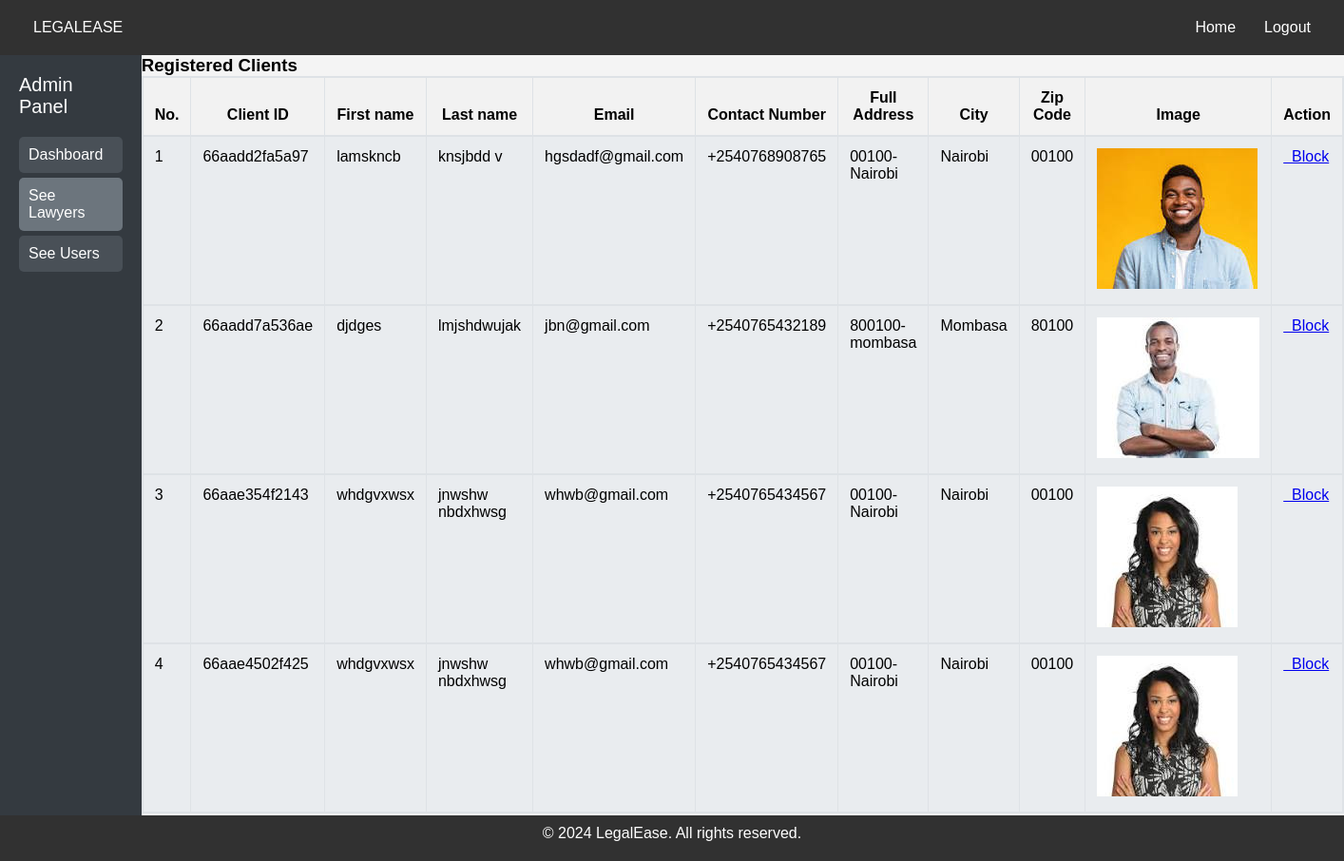
/admin_user.php (signed in), run on the app's committed database.
### tables this page shows
CREATE TABLE `participants` (
  `u_id` varchar(20) NOT NULL,
  `first_Name` varchar(50) NOT NULL,
  `last_Name` varchar(50) NOT NULL,
  `email` varchar(50) NOT NULL,
  `password` varchar(20) NOT NULL,
  `status` varchar(50) NOT NULL,
  `role` varchar(50) NOT NULL
);

CREATE TABLE `client` (
  `client_id` varchar(20) NOT NULL,
  `contact_number` varchar(15) NOT NULL,
  `full_address` varchar(200) NOT NULL,
  `city` varchar(40) NOT NULL,
  `zip_code` varchar(50) NOT NULL,
  `image` varchar(200) NOT NULL
);

### admin_user.php (the view, shortened to what this page needs)
<?php
	if($_SESSION['login']==TRUE AND $_SESSION['status']=='Active'){
	?>
<!doctype html>
<html lang="en">
<head>
    <link rel="stylesheet" href="css/styles.css">
    <link rel="stylesheet" href="css/media.css">
</head>
<body>
	<header>
        <nav>
            <ul class="left-nav">
                <li><a href="index.php">LEGALEASE</a></li>
            </ul>
            <ul class="right-nav">
                <li><a href="index.php">Home</a></li>
                <li><a href="login.php">Logout</a></li>
            </ul>
        </nav>
    </header>
    <div class="wrapper">
        <div class="sidebar">
            <div class="sidebar-heading">Admin Panel</div>
            <div class="sidebar-menu">
                <a href="admin_dashboard.php" class="sidebar-item">Dashboard</a>
                <a href="admin_lawyer.php" class="sidebar-item active">See Lawyers</a>
                <a href="admin_user.php" class="sidebar-item">See Users</a>
            </div>
        </div>
        <section class="bookingrqst">
        	<div class="container">
        		<div class="span7">
        			<div class="widget stacked widget-table action-table">
        				<div class="widget-header">
        					<h3>Registered Clients</h3>
        				</div>
        				<div class="widget-content">
        					<table class="table table-bordered  table-primary table-responsive">
        						<thead>
        							<tr>
        								<th>No.</th>
        								<th>Client ID</th>
										<th>First name</th>
										<th>Last name</th>
										<th>Email</th>
										<th>Contact Number</th>
										<th>Full Address</th>
										<th>City</th>
										<th>Zip Code</th>
										<th>Image</th>
										<th>Action</th>
									</tr>
								</thead>
								<?php
								$conn = connect();
								$result = mysqli_query($conn,"SELECT * FROM participants INNER JOIN client on participants.u_id=client.client_id");
								$counter = 0;
								while($row = mysqli_fetch_array($result)) {
									?>
									<tbody id="myTable">
										<tr>
											<td><?php echo ++$counter ;?></td>
											<td><?php echo $row["u_id"]; ?></td>
											<td><?php echo $row["first_Name"]; ?></td>
											<td><?php echo $row["last_Name"]; ?></td>
											<td><?php echo $row["email"]; ?></td>
											<td>+254<?php echo $row["contact_number"]; ?></td>
											<td><?php echo $row["full_address"]; ?></td>
											<td><?php echo $row["city"]; ?></td>
											<td><?php echo $row["zip_code"]; ?></td>
											<td><img src="images/upload/<?php echo $row["image"]; ?>" class="img-fluid " alt="<?php echo $row["image"]; ?>"></td>
											<?php if ($row['status']=='Active'){ ?>
											<td>
												<a class="btn btn-sm btn-danger" href="admin_user.php?block_id=<?=$row['u_id']?>"><i class="fa fa-ban"></i>&nbsp; Block</a>
											</td>
											<?php }
												else{?>
											<td>
												<a class="btn btn-sm btn-warning" href="admin_user.php?unblock_id=<?=$row['u_id']?>"><i class="fa fa-unlock "></i>&nbsp; UnBlock</a>
											</td>
												<?php }?>
										</tr>
												<?php }?>
									</tbody>
							</table>
						</div>
					</div>
				</div>
			</div>
		</section>
	</div>
	<footer class="footer">
		<div class="footer-content">
            <p>&copy; 2024 LegalEase. All rights reserved.</p>
        </div>
    </footer>
</body>
</html>
<?php
}else
header('location:login.php?deactivate');
?>

### css/styles.css (style rules this page uses)
body { font-family: Arial, sans-serif; margin: 0; padding: 0; background-color: #f4f4f4; }
h1, h2, h3, h4, h5, h6 { margin: 0; }
p { margin: 0 0 10px; }
header { background: rgba(0, 0, 0, 0.8); color: #fff; padding: 10px 0; }
nav { display: flex; justify-content: space-between; align-items: center; padding: 0 20px; }
nav ul { list-style: none; padding: 0; margin: 0; display: flex; align-items: center; }
nav ul.left-nav { margin-right: auto; }
nav ul.right-nav { margin-left: auto; }
nav ul li { position: relative; }
nav ul li a { color: #fff; text-decoration: none; padding: 10px 15px; display: block; }
.wrapper { display: flex; height: 100vh; }
.sidebar { width: 250px; background-color: #343a40; color: white; min-height: 100vh; padding: 20px; box-sizing: border-box; }
.sidebar-heading { font-size: 20px; margin-bottom: 20px; }
.sidebar-menu { list-style: none; padding: 0; }
.sidebar-item { display: block; color: white; text-decoration: none; padding: 10px; margin: 5px 0; background-color: #495057; border-radius: 5px; }
.sidebar-item.active, .sidebar-item:hover { background-color: #6c757d; }
footer { background: rgba(0, 0, 0, 0.8); color: #fff; text-align: center; padding: 10px 0; width: 100%; }

### admin_user.php (style rules this page uses)
.table { width: 100%; max-width: 100%; margin-bottom: 1rem; background-color: transparent; border-collapse: collapse; }
.table th, .table td { padding: 0.75rem; vertical-align: top; border-top: 1px solid #dee2e6; }
.table thead th { vertical-align: bottom; border-bottom: 2px solid #dee2e6; background-color: #f2f2f2; }
.table tbody + tbody { border-top: 2px solid #dee2e6; }
.table-bordered { border: 1px solid #dee2e6; }
.table-bordered th, .table-bordered td { border: 1px solid #dee2e6; }
.table-primary { background-color: #e9ecef; }
.table-responsive { display: block; width: 100%; overflow-x: auto; -webkit-overflow-scrolling: touch; }

### data on the page
participants: u_id "66aadd2fa5a97", first_Name "lamskncb", last_Name "knsjbdd v", email "hgsdadf@gmail.com", client.contact_number "0768908765", client.full_address "00100-Nairobi", client.city "Nairobi", client.zip_code "00100", client.image (picture)
participants: u_id "66aadd7a536ae", first_Name "djdges", last_Name "lmjshdwujak", email "jbn@gmail.com", client.contact_number "0765432189", client.full_address "800100-mombasa", client.city "Mombasa", client.zip_code "80100", client.image (picture)
participants: u_id "66aae354f2143", first_Name "whdgvxwsx", last_Name "jnwshw nbdxhwsg", email "whwb@gmail.com", client.contact_number "0765434567", client.full_address "00100-Nairobi", client.city "Nairobi", client.zip_code "00100", client.image (picture)
participants: u_id "66aae4502f425", first_Name "whdgvxwsx", last_Name "jnwshw nbdxhwsg", email "whwb@gmail.com", client.contact_number "0765434567", client.full_address "00100-Nairobi", client.city "Nairobi", client.zip_code "00100", client.image (picture)
